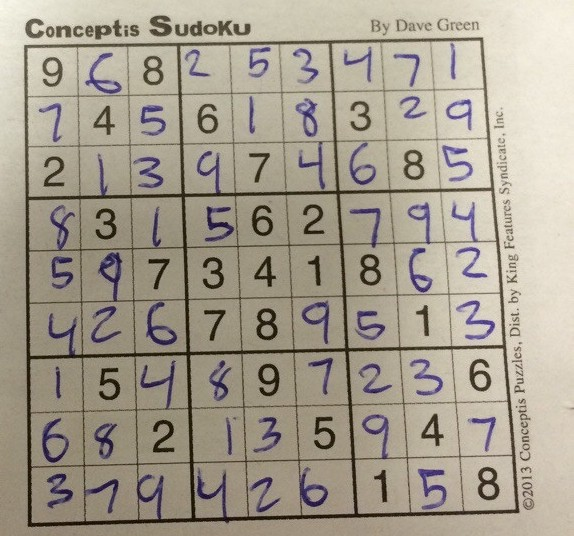
#> input picture Lecture Code Work/Data/sudoku.jpg, 574 x 536 px, found by its file name
$ jupyter execute --allow-errors 'Task 10 Features.ipynb'   (older library calls are emulated)
#> lines starting #> are read from the running program, lines starting #| are printed output that depends on the picture
[cell 1]
# import the necessary packages
import numpy as np
import cv2
from matplotlib import pyplot as plt
from matplotlib import image as image
import pandas as pd
import numpy as np

[cell 2]
# Loading car image
noiseyCar = plt.imread("data/sudoku.jpg")
#> noiseyCar is the input picture: shape (536, 574, 3); mean R, G, B 166, 157.7, 142.9

[cell 3]
# Define the x and y edges
# As Soble is a dirivative edge detection, it is usig the below kernel to comapre two halfs on a section of the image together
sobel_vertical= cv2.Sobel(cv2.cvtColor(noiseyCar,cv2.COLOR_BGR2GRAY), cv2.CV_8U, 1, 0, ksize=3)
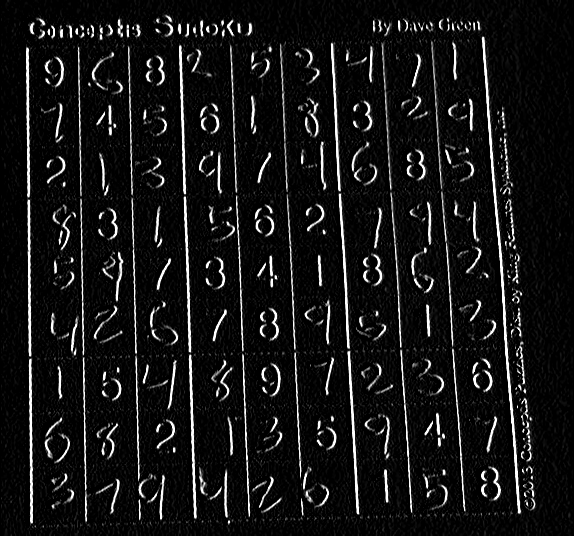
#> sobel_vertical: shape (536, 574); min 0, max 255, mean 21.3
sobel_horizontal = cv2.Sobel(cv2.cvtColor(noiseyCar,cv2.COLOR_BGR2GRAY), cv2.CV_8U, 0, 1, ksize=3)
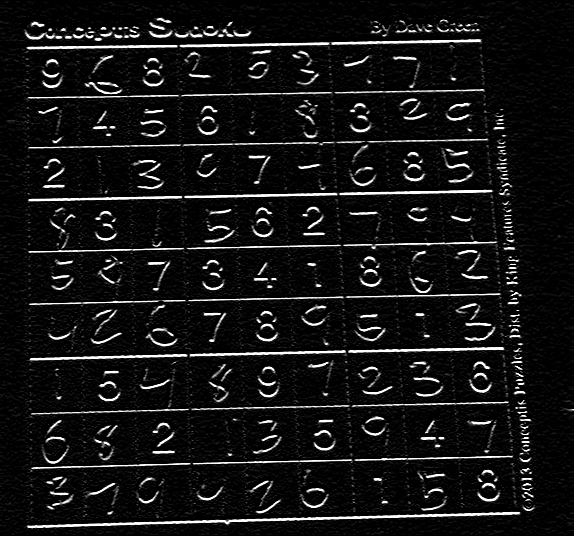
#> sobel_horizontal: shape (536, 574); min 0, max 255, mean 20.7
totalSobel = sobel_horizontal + sobel_vertical
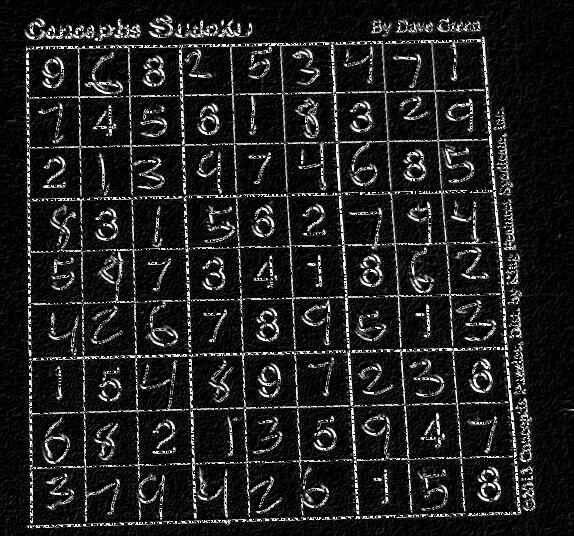
#> totalSobel: shape (536, 574); min 0, max 255, mean 31.7

cannyEdge = cv2.Canny(noiseyCar,threshold1=100,threshold2=200)
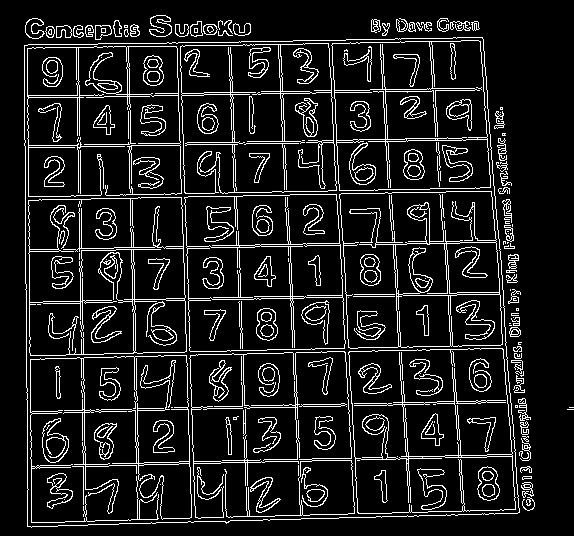
#> cannyEdge: shape (536, 574); 11.3% white in thin lines or dots

result = cv2.bitwise_and(totalSobel, totalSobel, mask=cannyEdge)
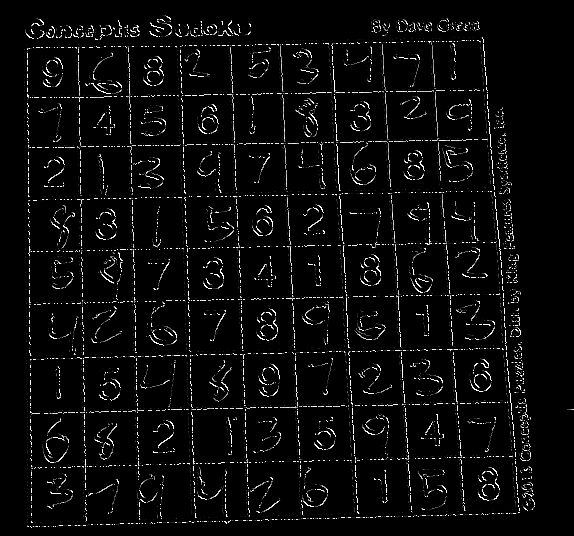
#> result: shape (536, 574); min 0, max 255, mean 11

#> (the rest of this cell did not finish here and is left out)

[cell 4]
fig = plt.figure(figsize=(20,20))

ax1 = plt.subplot2grid((2,3), (0,0),)
ax2 = plt.subplot2grid((2,3), (0,1),)
ax3 = plt.subplot2grid((2,3), (0,2),)
ax4 = plt.subplot2grid((2,3), (1,0),)
ax5 = plt.subplot2grid((2,3), (1,1),)
ax6 = plt.subplot2grid((2,3), (1,2),)

ax1.imshow(sobel_horizontal,cmap='gray')
ax2.imshow(sobel_vertical,cmap='gray')
ax3.imshow(totalSobel,cmap='gray')
ax4.imshow(cannyEdge,cmap='gray')
ax5.imshow(result,cmap='gray')

ax1.set_title('Sobel Horizontal')
ax2.set_title('Sobel Vertical')
ax3.set_title('Gradiant Magnitude')
ax4.set_title('Edge Mask')
ax5.set_title('Gradient Magnitude of Edges')
